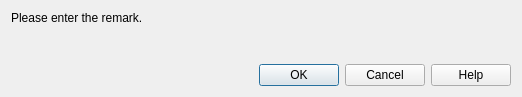
<?xml version="1.0" encoding="UTF-8"?>
<ui version="4.0">
 <class>Dialog</class>
 <widget class="QDialog" name="Dialog">
  <property name="geometry">
   <rect>
    <x>0</x>
    <y>0</y>
    <width>508</width>
    <height>97</height>
   </rect>
  </property>
  <property name="windowTitle">
   <string>Change remark</string>
  </property>
  <layout class="QVBoxLayout" name="verticalLayout">
   <item>
    <layout class="QHBoxLayout" name="horizontalLayout">
     <item>
      <widget class="QLabel" name="label_6">
       <property name="text">
        <string>Please enter the remark.</string>
       </property>
       <property name="wordWrap">
        <bool>true</bool>
       </property>
      </widget>
     </item>
    </layout>
   </item>
   <item>
    <widget class="DeviceParamEdit" name="remarkEdit">
     <property name="dev" stdset="0">
      <string>Exp</string>
     </property>
     <property name="param" stdset="0">
      <string>remark</string>
     </property>
    </widget>
   </item>
   <item>
    <spacer name="verticalSpacer">
     <property name="orientation">
      <enum>Qt::Vertical</enum>
     </property>
     <property name="sizeHint" stdset="0">
      <size>
       <width>500</width>
       <height>20</height>
      </size>
     </property>
    </spacer>
   </item>
   <item>
    <widget class="QDialogButtonBox" name="buttonBox">
     <property name="standardButtons">
      <set>QDialogButtonBox::Cancel|QDialogButtonBox::Help|QDialogButtonBox::Ok</set>
     </property>
    </widget>
   </item>
  </layout>
 </widget>
 <customwidgets>
  <customwidget>
   <class>DeviceParamEdit</class>
   <extends>DeviceValueEdit</extends>
   <header>nicos.guisupport.typedvalue</header>
  </customwidget>
  <customwidget>
   <class>DeviceValueEdit</class>
   <extends>QWidget</extends>
   <header>nicos.guisupport.typedvalue</header>
  </customwidget>
 </customwidgets>
 <resources/>
 <connections>
  <connection>
   <sender>buttonBox</sender>
   <signal>accepted()</signal>
   <receiver>Dialog</receiver>
   <slot>accept()</slot>
   <hints>
    <hint type="sourcelabel">
     <x>518</x>
     <y>95</y>
    </hint>
    <hint type="destinationlabel">
     <x>508</x>
     <y>78</y>
    </hint>
   </hints>
  </connection>
  <connection>
   <sender>buttonBox</sender>
   <signal>rejected()</signal>
   <receiver>Dialog</receiver>
   <slot>reject()</slot>
   <hints>
    <hint type="sourcelabel">
     <x>549</x>
     <y>88</y>
    </hint>
    <hint type="destinationlabel">
     <x>573</x>
     <y>76</y>
    </hint>
   </hints>
  </connection>
 </connections>
</ui>
